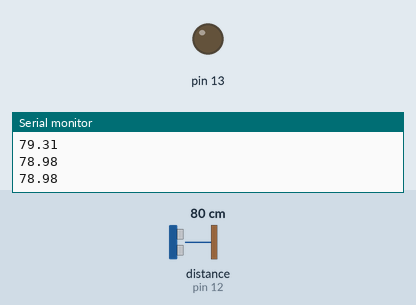
Bench run of a sketch on a simulated Arduino Uno, built with avr-gcc and run on an emulated ATmega328P. Shown: output pins drawn as LEDs (lit = HIGH), the last lines printed to the serial monitor. Wiring (inferred from the names in the program): ultrasonic range finder: trigger pin 11; echo pin 12. The inputs (shaded band) are chosen by the test bench; at power-on: distance to the obstacle (sensor on pin 12) 80 cm. The echo pulse lasts 58.3 µs per cm; pins used as bus, display or sensor lines are not drawn.

Above: at 1.3 s.
1.4 s: distance to the obstacle (sensor on pin 12) set to 7 cm
3.2 s: distance to the obstacle (sensor on pin 12) set to 4 cm
At 4.6 s:
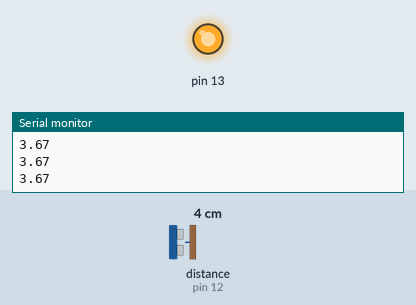
5.5 s: distance to the obstacle (sensor on pin 12) set to 9 cm
At 7.2 s:
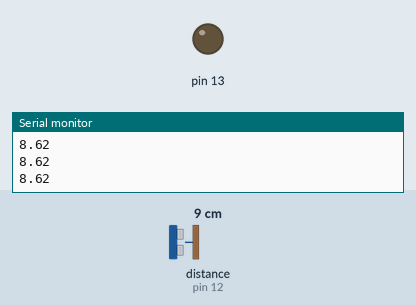
7.5 s: distance to the obstacle (sensor on pin 12) set to 2 cm
At 9.2 s:
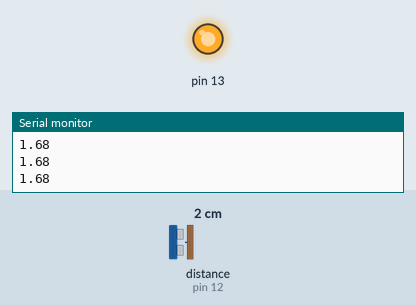
Timing chart, 0 to 10.5 s (numbered marks = the images above; inputs shaded):
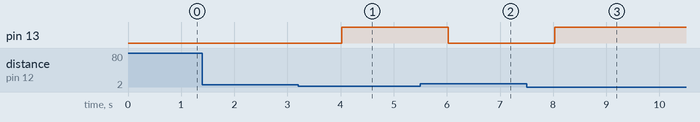

The sketch:

led_responce_on_distance.ino
```cpp
float distance;
float time;
int trig=11;;
int echo=12;

void setup() {;
  pinMode(13,OUTPUT);
  pinMode(trig, OUTPUT);
  pinMode(echo,INPUT);
  Serial.begin(9600);
}
void loop()
{
  digitalWrite(trig,LOW);
  delayMicroseconds(2);
  digitalWrite(trig,HIGH);
  delayMicroseconds(10);
  digitalWrite(trig,LOW);
  time=pulseIn(echo,HIGH);
  distance= 0.034 *time/2;
  Serial.println(distance);
  delay(500);
  if(distance<5.13)
  {
    digitalWrite(13,HIGH);
  }
  else
  {
    digitalWrite(13,LOW);
  }

}
```

Measured:
- the behaviour switches between 6 and 5 cm on distance to the obstacle (sensor on pin 12) (found by bisection; images 0 and 1)
- after the input at 3.2 s, pin 13: LOW → HIGH after 0.82 s
- after the input at 5.5 s, pin 13: HIGH → LOW after 0.53 s
- after the input at 7.5 s, pin 13: LOW → HIGH after 0.53 s
